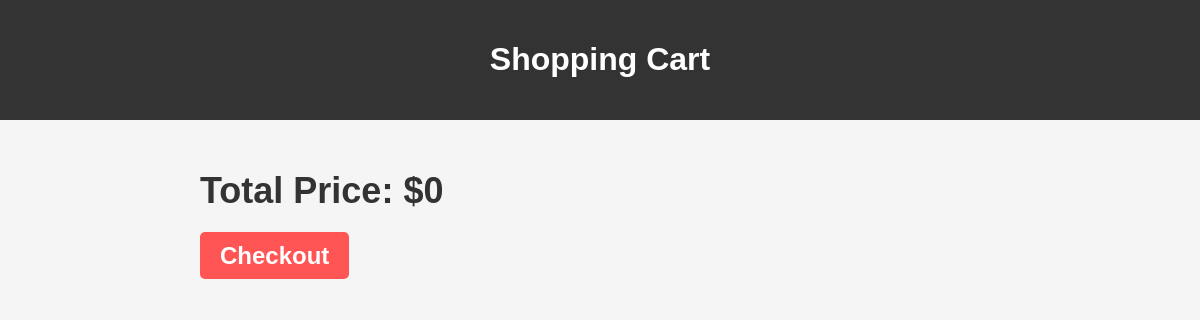
/showcart/3, run on an earlier commit of the app's database.
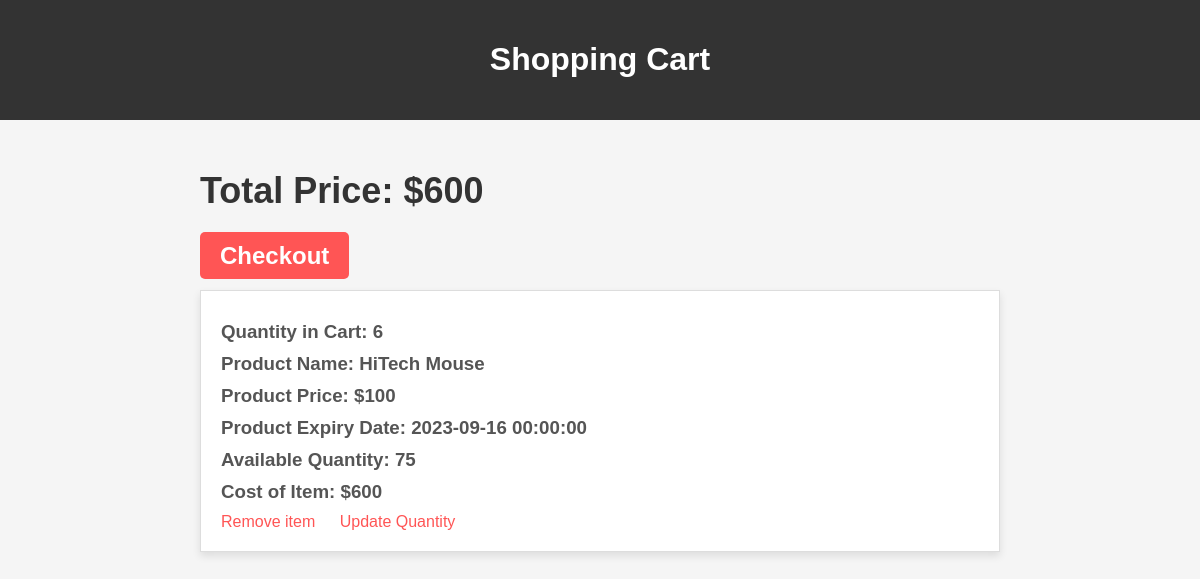
And on a later commit of the database.
### models.py (models this page shows)
class Cart(db.Model):
    id= db.Column(db.Integer, primary_key = True, autoincrement=True)
    user_id = db.Column(db.Integer, db.ForeignKey('user.id'), nullable=False)  # Define a foreign key to establish the relationship
    quantity = db.Column(db.Integer, nullable = False)
    date_created = db.Column(db.DateTime , default = datetime.now())
    is_purchased = db.Column(db.Integer, default= 0)
    product_id = db.Column(db.Integer, ForeignKey('product.id', ondelete='CASCADE'), nullable=False)
    car_product = relationship('Product', backref='cart', lazy=True)

class Product(db.Model):
        id = db.Column(db.Integer, primary_key = True, autoincrement=True)
        name = db.Column(db.String(200), nullable = False)
        price = db.Column(db.Integer, nullable = False)
        expiry_date = db.Column(db.DateTime , default = datetime.now())
        quantity_available = db.Column(db.Integer, nullable = False)
        section_id = db.Column(db.Integer, db.ForeignKey('section.id'), nullable=False)  # Define a foreign key to establish the relationship
        description = db.Column(db.String(200), nullable = False)

### main.py (the view)
@app.route('/showcart/<int:user_id>', methods=['GET', 'POST'])
def showcart(user_id):
    user=User.query.get_or_404(user_id)
    cart_items=Cart.query.filter_by(user_id=user_id).all()
    Total=0
    for item in cart_items:
        Total+=item.quantity*item.car_product.price
    return render_template('showcart.html',user=user,cart_items=cart_items,Total=Total)

### templates/showcart.html (shortened to what this page needs)
<!DOCTYPE html>
<html lang="en">
<head>
</head>
<body>
    <header>
        <h1>Shopping Cart</h1>
    </header>
    <div class="container">
        <div class="total-price">
            <h2>Total Price: ${{ Total }}</h2>
        </div>
        <h2><a href="/checkout/{{user.id}}" style="text-decoration: none; color: #fff; background-color: #f55; padding: 10px 20px; border-radius: 5px; transition: background-color 0.2s;">Checkout</a></h2>
        {% for item in cart_items %}
            <div class="cart-item">
                <h3>Quantity in Cart: {{ item.quantity }}</h3>
                <h3>Product Name: {{ item.car_product.name }}</h3>
                <h3>Product Price: ${{ item.car_product.price }}</h3>
                <h3>Product Expiry Date: {{ item.car_product.expiry_date }}</h3>
                <h3>Available Quantity: {{ item.car_product.quantity_available }}</h3>
                <h3>Cost of Item: ${{ item.quantity * item.car_product.price }}</h3>
                <a href="/remove_item/{{user.id}}/{{item.id}}">Remove item</a>
                <a href="/update_quantity/{{user.id}}/{{item.car_product.id}}">Update Quantity</a>
            </div>
        {% endfor %}
    </div>
</body>
</html>

### templates/showcart.html (style rules this page uses)
body { font-family: Arial, sans-serif; background-color: #f5f5f5; margin: 0; padding: 0; }
header { background-color: #333; color: #fff; padding: 20px; text-align: center; }
.container { max-width: 800px; margin: 0 auto; padding: 20px; }
.total-price { font-size: 24px; font-weight: bold; margin-top: 20px; color: #333; }
.cart-item { background-color: #fff; border: 1px solid #ddd; margin: 20px 0; padding: 20px; box-shadow: 0 4px 8px rgba(0, 0, 0, 0.1); transition: transform 0.2s, box-shadow 0.2s; }
h2 { color: #333; }
h3 { margin: 10px 0; color: #555; }
.cart-item a { color: #f55; text-decoration: none; margin-right: 20px; transition: color 0.2s; }

What changed in the data, as far as the page shows it:
added Cart: quantity "6", car_product.name "HiTech Mouse", car_product.price "100", car_product.expiry_date "2023-09-16 00:00:00", car_product.quantity_available "75", item.quantity*item.car_product.price "600"
Also different on the page:
{{ Total }}: "0" → "600"
